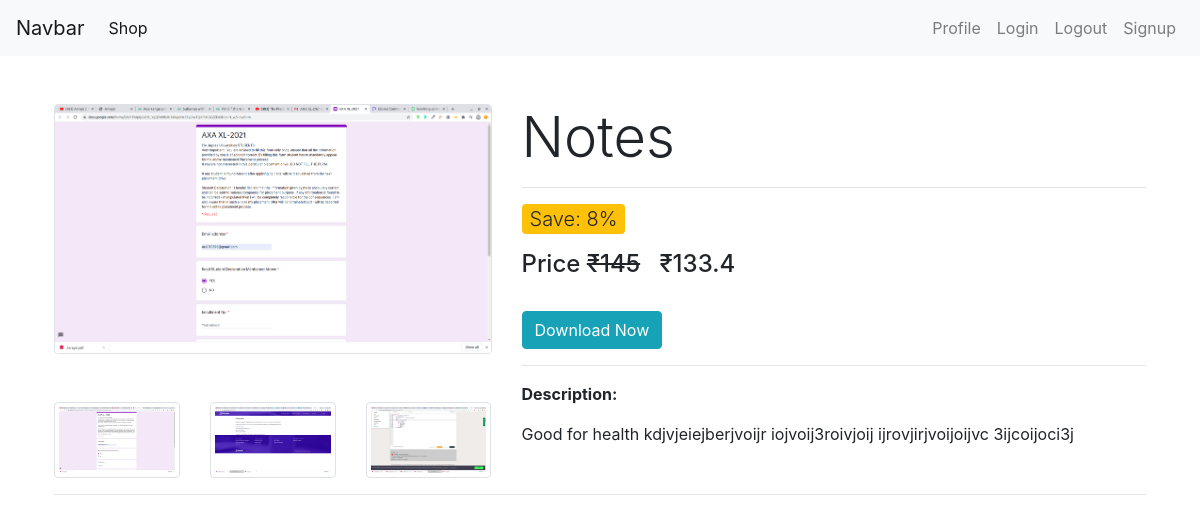
The app's page /product/11/ with its own data.
### shop/models/product.py (models this page shows, shortened)
class Product(models.Model):
    name = models.CharField(max_length= 50)
    description = models.CharField(max_length= 500)
    price = models.IntegerField(default=0)
    active = models.BooleanField(default=True)
    discount = models.IntegerField(default=0)
    file = models.FileField(upload_to='uploads/files' , null=True , blank=True)
    thumbnail = models.ImageField(upload_to='uploads/thumbnails')
    link = models.CharField(null=True , blank= True , max_length= 200)
    fileSize = models.CharField(null=True , max_length= 10)

class ProductImages(models.Model):
    product = models.ForeignKey(Product , default= None , on_delete=models.CASCADE,related_name='images')
    image = models.ImageField(upload_to='uploads/imagee' , blank=True)

### shop/views.py (the view)
# urls.py: path('product/<int:product_id>/',views.productDetail,name='product_detail')
def productDetail(request, product_id):
    product = Product.objects.get(id=product_id)
    context = {
        'product': product
    }
    return render(request, 'product_detail.html', context)

### shop/templatetags/custom_filters.py (called while the page is built)
@register.filter(name='rupee')
def add_rupee_sign(value):
    return f'₹{value}'

@register.filter(name='discounted_price')
def discounted_price(product):
    return product.price - (product.price * product.discount) / 100

### shop/templates/product_detail.html (shortened to what this page needs)
{% extends 'base.html' %}
{% load custom_filters %}
{% block content %}
<div class="container mt-4 p-4">
    <div class="row">
        <div class="col-5">
            <img alt="" class="img-fluid rounded border" id="mainImage" src="{{product.thumbnail.url}}">
            <div class="row mt-5">
                {% for i in product.images.all %}
                <div class="col">
                    <img onclick="changeImage(event)"; src="{{i.image.url}}" class="img-thumbnail" alt="">
                </div>
                {% endfor %}
            </div>
        </div>
        <div class="col-7">
            <h1 class="display-4">{{product.name}}</h1>
            <hr>
            <p class="display-8 badge badge-warning">Save: {{product.discount}}%</p>
            <h4>Price <del>{{product.price|rupee}}</del> &nbsp; {{product|discounted_price|rupee}}</h4>
            <br>
            {% if product|discounted_price > 0%}
            <button class="btn btn-info">Download Now</button>
            {% else %}
            <button class="btn btn-info">Download Free</button>
            {% endif %}
            <hr>
            <p><b>Description:</b></p>
            <p>{{product.description}}</p>
        </div>
    </div>
    <hr>
    {% load static %}
</div>
{% endblock %}

### shop/static/shop/css/main.css (style rules this page uses)
.display-8 { font-size:20px; font-weight:300; }

### records on screen
Product: thumbnail (picture), name "Notes", discount "8", price "₹145", price+discount "₹133.4", description "Good for health kdjvjeiejberjvoijr iojvoij3roivjoij ijrovjirjvoijoijvc 3ijcoijoci3j"
ProductImages: image (picture)
ProductImages: image (picture)
ProductImages: image (picture)
